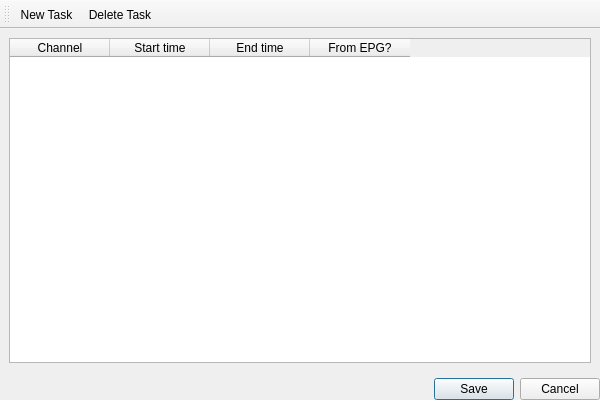
<?xml version="1.0" encoding="UTF-8"?>
<ui version="4.0">
 <class>Timers</class>
 <widget class="QMainWindow" name="Timers">
  <property name="geometry">
   <rect>
    <x>0</x>
    <y>0</y>
    <width>600</width>
    <height>400</height>
   </rect>
  </property>
  <property name="windowTitle">
   <string>Timers</string>
  </property>
  <property name="windowIcon">
   <iconset resource="images.qrc">
    <normaloff>:/icons/images/clock.png</normaloff>:/icons/images/clock.png</iconset>
  </property>
  <widget class="QWidget" name="centralwidget">
   <layout class="QVBoxLayout" name="verticalLayout">
    <property name="margin">
     <number>0</number>
    </property>
    <item>
     <widget class="QStackedWidget" name="mainWidget">
      <widget class="QWidget" name="pageList">
       <layout class="QVBoxLayout" name="verticalLayout_2">
        <item>
         <widget class="QTableWidget" name="timersList">
          <column>
           <property name="text">
            <string>Channel</string>
           </property>
          </column>
          <column>
           <property name="text">
            <string>Start time</string>
           </property>
          </column>
          <column>
           <property name="text">
            <string>End time</string>
           </property>
          </column>
          <column>
           <property name="text">
            <string>From EPG?</string>
           </property>
          </column>
         </widget>
        </item>
       </layout>
      </widget>
      <widget class="QWidget" name="pageNew"/>
     </widget>
    </item>
    <item>
     <widget class="QDialogButtonBox" name="buttonBox">
      <property name="standardButtons">
       <set>QDialogButtonBox::Cancel|QDialogButtonBox::Save</set>
      </property>
     </widget>
    </item>
   </layout>
  </widget>
  <widget class="QToolBar" name="toolBar">
   <property name="windowTitle">
    <string>toolBar</string>
   </property>
   <property name="iconSize">
    <size>
     <width>22</width>
     <height>22</height>
    </size>
   </property>
   <property name="toolButtonStyle">
    <enum>Qt::ToolButtonTextBesideIcon</enum>
   </property>
   <attribute name="toolBarArea">
    <enum>TopToolBarArea</enum>
   </attribute>
   <attribute name="toolBarBreak">
    <bool>false</bool>
   </attribute>
   <addaction name="actionNew"/>
   <addaction name="actionDelete"/>
  </widget>
  <action name="actionNew">
   <property name="icon">
    <iconset resource="images.qrc">
     <normaloff>:/icons/images/schedule.png</normaloff>:/icons/images/schedule.png</iconset>
   </property>
   <property name="text">
    <string>New Task</string>
   </property>
  </action>
  <action name="actionDelete">
   <property name="icon">
    <iconset resource="images.qrc">
     <normaloff>:/icons/images/editdelete.png</normaloff>:/icons/images/editdelete.png</iconset>
   </property>
   <property name="text">
    <string>Delete Task</string>
   </property>
  </action>
 </widget>
 <resources>
  <include location="images.qrc"/>
 </resources>
 <connections/>
</ui>
